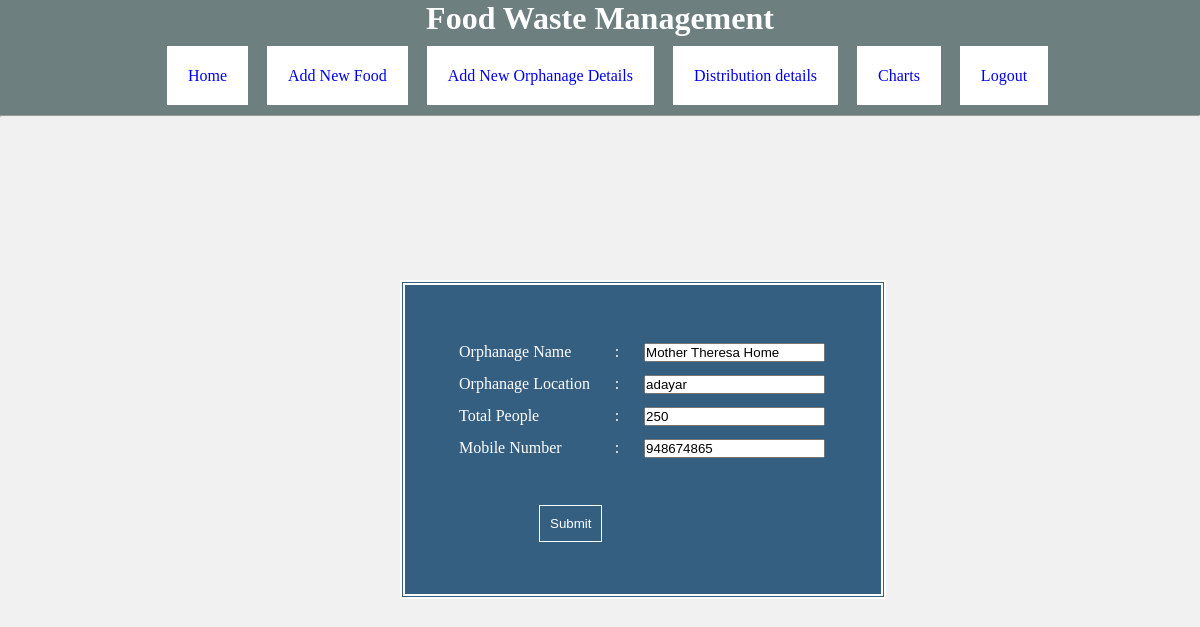
Screenshot of /updateorp/1 (signed in) with the database file from the repository.
### mysite/core/models.py (models this page shows, shortened)
class Orphanagedetails(models.Model):
    id = models.AutoField(primary_key=True)
    oname = models.CharField(max_length=200)
    olocation = models.CharField(max_length=200)
    totalppl = models.CharField(max_length=200)
    omobile = models.IntegerField()

### mysite/core/views.py (the view)
# urls.py: path('updateorp/<int:pk>', core_views.updateorp, name='update_orp_det'),
@login_required
def updateorp(request, pk, template_name='orp_form.html'):
    if request.user.is_superuser:
        orpd = get_object_or_404(Orphanagedetails, pk=pk)
    else:
        orpd = get_object_or_404(Orphanagedetails, pk=pk)
    form = OrphanForm(request.POST or None, instance=orpd)
    if form.is_valid():
        form.save()
        return redirect('orphanagedet')
    return render(request, template_name, {'form':form})

### mysite/core/forms.py
class OrphanForm(forms.ModelForm):
    class Meta:
        model = Orphanagedetails
        fields = ('oname', 'olocation', 'totalppl', 'omobile', )

### mysite/templates/orp_form.html (shortened to what this page needs)
{% extends 'base.html' %}
{% load static %}
{% block content %}
<link rel="stylesheet" href="{% static 'css/bkform.css' %}">
<div class="detsor">
<form method="post" autocomplete=off>
<table>
<tr class="rwhi">
    <td><label for="{{ form.oname.id_for_label }}" class="lbla">Orphanage Name</label></td>
	<td class="lbla" style="width:50px;text-align:center">:</td>
    <td>{{ form.oname }}</td>
</tr>
<tr class="rwhi">
    <td><label for="{{ form.olocation.id_for_label }}" class="lbla">Orphanage Location</label></td>
	<td class="lbla" style="width:50px;text-align:center">:</td>
    <td>{{ form.olocation }}</td>
</tr>
<tr class="rwhi">
    <td><label for="{{ form.totalppl.id_for_label }}" class="lbla">Total People</label></td>
	<td class="lbla" style="width:50px;text-align:center">:</td>
    <td>{{ form.totalppl }}</td>
</tr>
<tr class="rwhi">
    <td><label for="{{ form.omobile.id_for_label }}" class="lbla">Mobile Number</label></td>
	<td class="lbla" style="width:50px;text-align:center">:</td>
    <td>{{ form.omobile }}</td>
</tr>
<tr>
<td colspan="3"><input type="submit" value="Submit" class="btnsub" /></td>
</tr>
</table>
</form>
</div>
{% endblock %}

### mysite/core/static/css/base.css (style rules this page uses)
* { margin:0px; padding:0px; }
body { background-color: #f1f1f1; }
input[type=text], input[type=password], input[type=number], input[type=email], { height:25px; background: #355F80; color:white; }

### mysite/core/static/css/bkform.css (style rules this page uses)
.btnsub { border:1px solid white; background:#355F80; color:white; padding:10px; margin-left:80px; margin-top:40px; }
.lbla { color:white; }
tr.rwhi { height:30px; }
.detsor { width:auto; border:1px double white; border-width:5px; background: #355F80; position:absolute; top:35%; left:40%; padding:50px; margin-left:-80px; }

### rows the page displays
Orphanagedetails: oname "Mother Theresa Home", olocation "adayar", totalppl "250", omobile "948674865"
